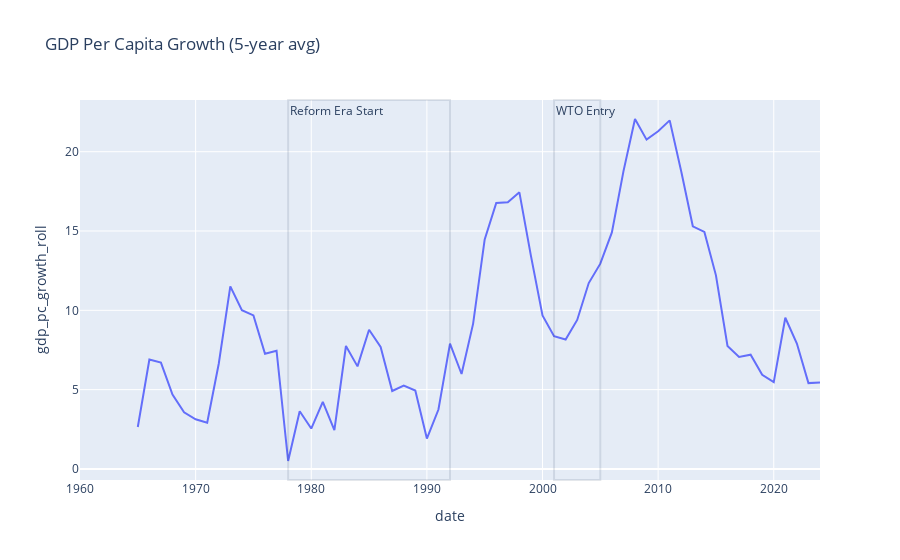

Write notebook code for a chart like this one.
### Code cell
reform_plot(china_df, "gdp_pc_growth_roll", "GDP Per Capita Growth (5-year avg)",
            periods = ["Reform Era Start", "WTO Entry"])

### Figure 1 — Plotly figure (JSON) as saved in the notebook; plotly's stock layout.template omitted (floating-point values rounded to 4 significant figures)
{"data": [{"hovertemplate": "date=%{x}<br>gdp_pc_growth_roll=%{y}<extra></extra>", "legendgroup": "", "line": {"color": "#636efa", "dash": "solid"}, "marker": {"symbol": "circle"}, "mode": "lines", "name": "", "orientation": "v", "showlegend": false, "type": "scatter", "x": [1960, 1961, 1962, 1963, 1964, 1965, 1966, 1967, 1968, 1969, 1970, 1971, 1972, 1973, 1974, 1975, 1976, 1977, 1978, 1979, 1980, 1981, 1982, 1983, 1984, 1985, 1986, 1987, 1988, 1989, 1990, 1991, 1992, 1993, 1994, 1995, 1996, 1997, 1998, 1999, 2000, 2001, 2002, 2003, 2004, 2005, 2006, 2007, 2008, 2009, 2010, 2011, 2012, 2013, 2014, 2015, 2016, 2017, 2018, 2019, 2020, 2021, 2022, 2023, 2024], "xaxis": "x", "y": [NaN, NaN, NaN, NaN, NaN, 2.645, 6.894, 6.703, 4.687, 3.571, 3.134, 2.92, 6.633, 11.51, 10.01, 9.683, 7.264, 7.454, 0.5014, 3.64, 2.547, 4.229, 2.447, 7.752, 6.467, 8.776, 7.691, 4.916, 5.261, 4.948, 1.913, 3.746, 7.901, 5.987, 9.162, 14.47, 16.77, 16.81, 17.44, 13.44, 9.675, 8.374, 8.158, 9.394, 11.72, 12.94, 14.91, 18.76, 22.06, 20.76, 21.29, 21.98, 18.75, 15.3, 14.94, 12.21, 7.758, 7.055, 7.202, 5.937, 5.474, 9.533, 7.906, 5.413, 5.446], "yaxis": "y"}], "layout": {"annotations": [{"showarrow": false, "text": "Reform Era Start", "x": 1978, "xanchor": "left", "xref": "x", "y": 1, "yanchor": "top", "yref": "y domain"}, {"showarrow": false, "text": "WTO Entry", "x": 2001, "xanchor": "left", "xref": "x", "y": 1, "yanchor": "top", "yref": "y domain"}], "legend": {"tracegroupgap": 0}, "shapes": [{"opacity": 0.12, "type": "rect", "x0": 1978, "x1": 1992, "xref": "x", "y0": 0, "y1": 1, "yref": "y domain"}, {"opacity": 0.12, "type": "rect", "x0": 2001, "x1": 2005, "xref": "x", "y0": 0, "y1": 1, "yref": "y domain"}], "title": {"text": "GDP Per Capita Growth (5-year avg)"}, "xaxis": {"anchor": "y", "domain": [0, 1], "title": {"text": "date"}}, "yaxis": {"anchor": "x", "domain": [0, 1], "title": {"text": "gdp_pc_growth_roll"}}}}
